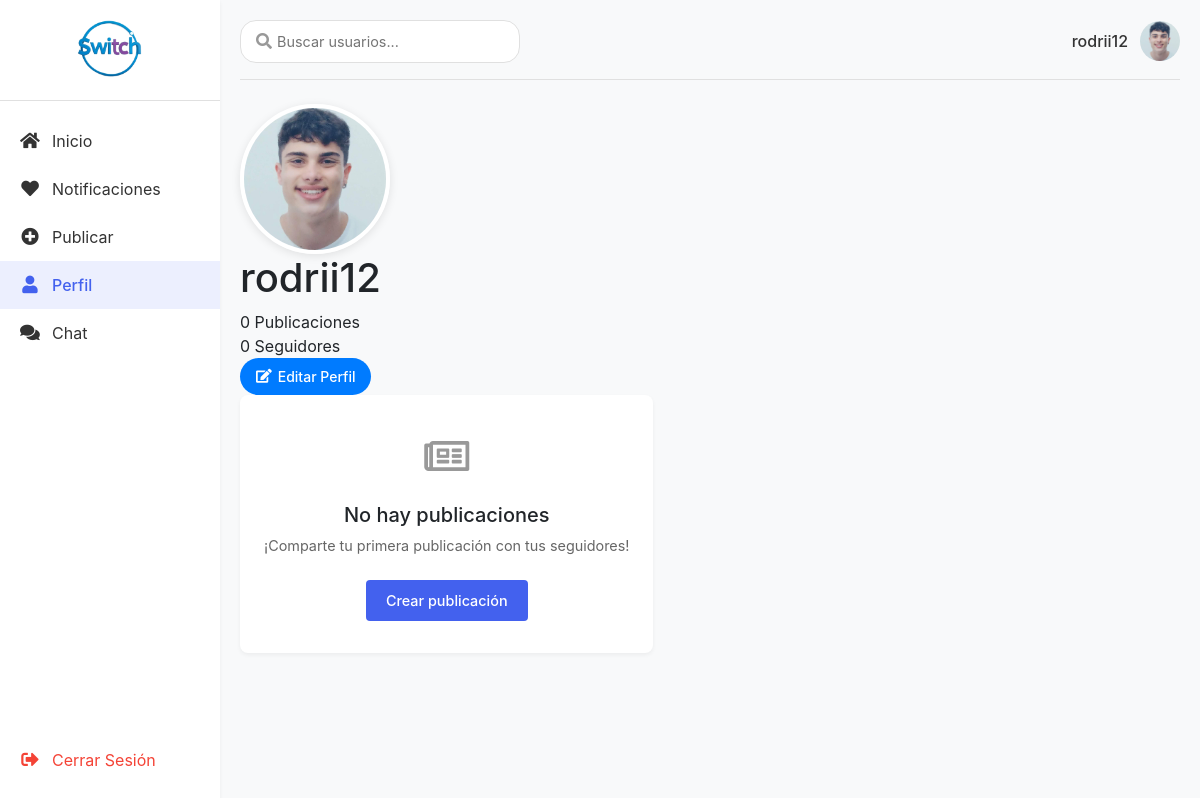
Before: /profile.php?user_id=15 (signed in) with the older database file.
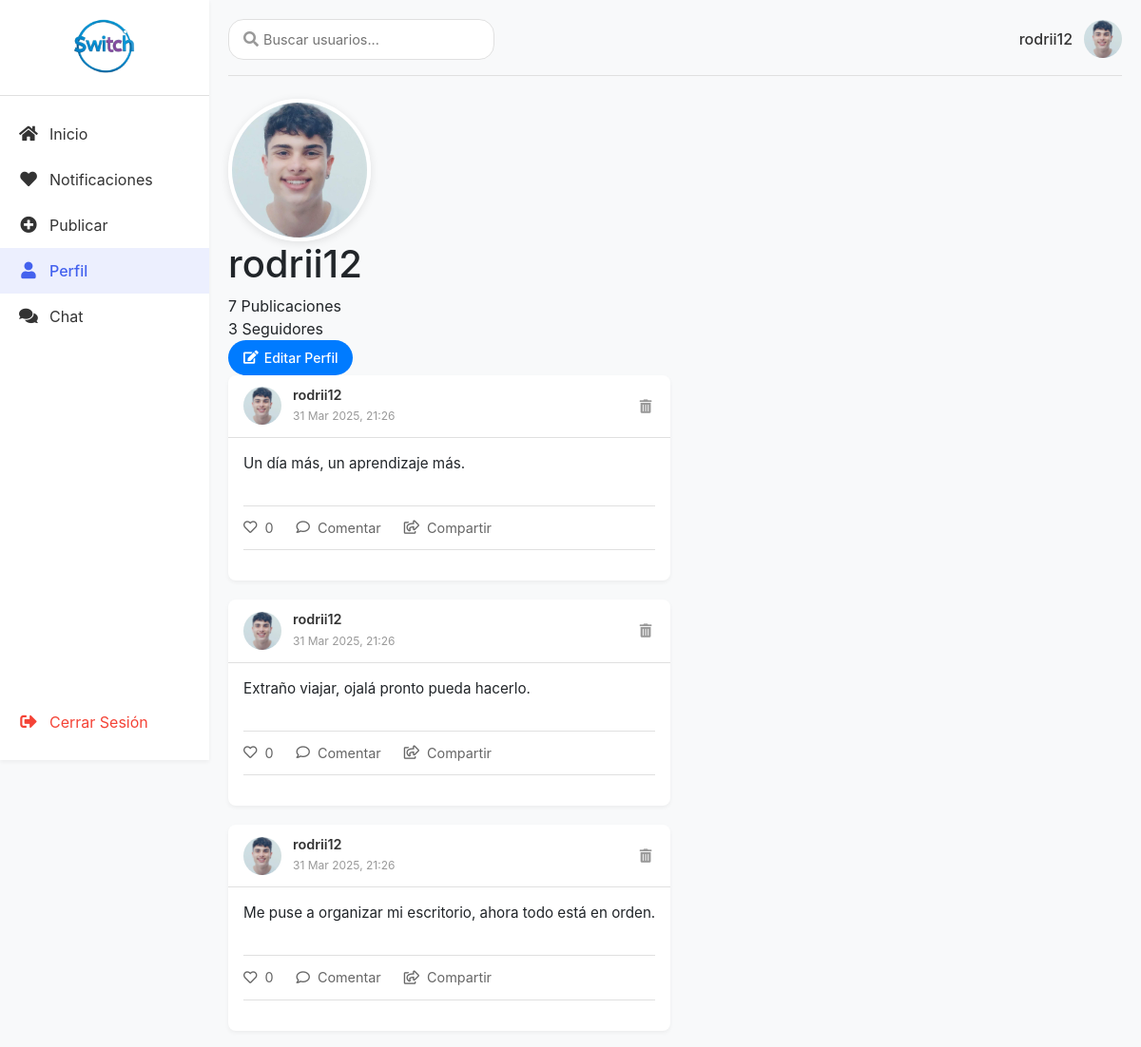
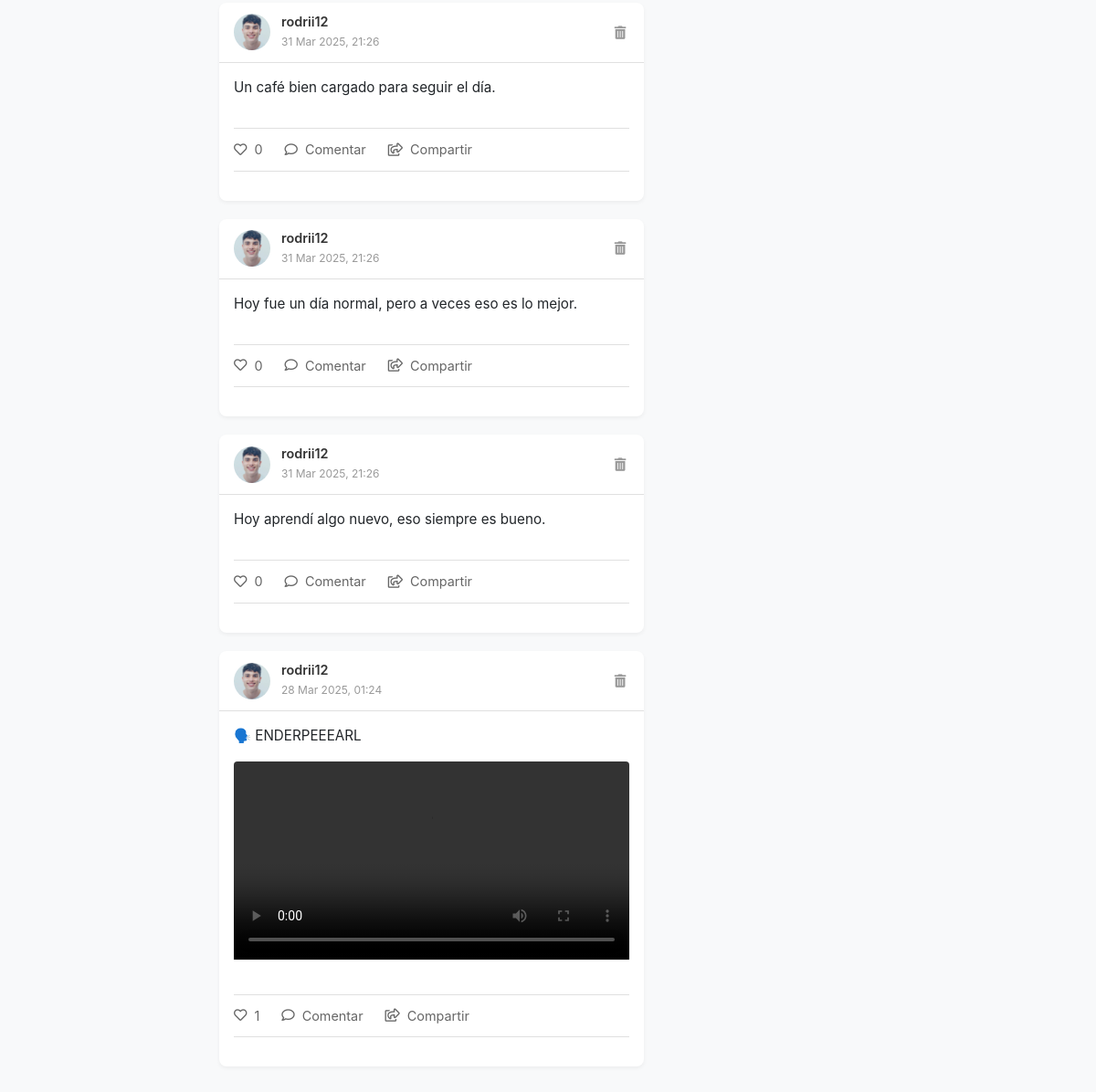
After: the same page with the newer database file (2 pictures, top to bottom).
### tables this page shows
CREATE TABLE `users` (
  `id` int(11) NOT NULL,
  `username` varchar(100) NOT NULL,
  `email` varchar(100) NOT NULL,
  `password` varchar(255) NOT NULL,
  `bio` text DEFAULT NULL,
  `profile_image` varchar(255) DEFAULT NULL,
  `created_at` timestamp NOT NULL DEFAULT current_timestamp(),
  `profile_picture` varchar(255) DEFAULT 'default_profile_picture.png'
);

CREATE TABLE `posts` (
  `id` int(11) NOT NULL,
  `user_id` int(11) DEFAULT NULL,
  `content` text DEFAULT NULL,
  `image_url` varchar(255) DEFAULT NULL,
  `video_url` varchar(255) DEFAULT NULL,
  `created_at` timestamp NOT NULL DEFAULT current_timestamp()
);

### profile.php (the view, shortened to what this page needs)
<?php
require_once 'db_connect.php';
$currentUserId = $_SESSION['user_id'];
$profileUserId = isset($_GET['user_id']) ? intval($_GET['user_id']) : $currentUserId;
$userQuery = $conn->prepare("SELECT username, profile_picture FROM users WHERE id = ?");
$userQuery->bind_param("i", $profileUserId);
$userQuery->execute();
$userData = $userQuery->get_result()->fetch_assoc();
$username = isset($userData['username']) ? htmlspecialchars($userData['username']) : 'Usuario desconocido';
$profilePicture = isset($userData['profile_picture']) ? htmlspecialchars($userData['profile_picture']) : 'default-profile.png';
$postCountQuery = $conn->prepare("SELECT COUNT(*) as total_posts FROM posts WHERE user_id = ?");
$postCountQuery->bind_param("i", $profileUserId);
$postCountQuery->execute();
$postCount = $postCountQuery->get_result()->fetch_assoc()['total_posts'];
$followersQuery = $conn->prepare("SELECT COUNT(*) as total_followers FROM friends WHERE friend_id = ? AND status = 'accepted'");
$followersQuery->bind_param("i", $profileUserId);
$followersQuery->execute();
$followersCount = $followersQuery->get_result()->fetch_assoc()['total_followers'];
$postsQuery = $conn->prepare("SELECT id, user_id, content, image_url, video_url, created_at FROM posts WHERE user_id = ? ORDER BY created_at DESC");
$postsQuery->bind_param("i", $profileUserId);
$postsQuery->execute();
$postsResult = $postsQuery->get_result();
?>
<!DOCTYPE html>
<html lang="es">
<head>
    <link rel="stylesheet" href="styles.css">
    <link rel="stylesheet" href="https://maxcdn.bootstrapcdn.com/bootstrap/4.5.2/css/bootstrap.min.css">
    <link rel="stylesheet" href="https://cdnjs.cloudflare.com/ajax/libs/font-awesome/5.15.3/css/all.min.css">
</head>
<body>
    <div class="dashboard-container">
        <nav class="sidebar">
            <div class="sidebar-header">
                <img src="logo.png" alt="Switch Logo" class="sidebar-logo">
            </div>
            <div class="sidebar-menu">
                <a href="dashboard.php" class="sidebar-item">
                    <i class="fas fa-home"></i>
                    <span>Inicio</span>
                </a>
                <a href="feed.php" class="sidebar-item">
                    <i class="fas fa-heart"></i>
                    <span>Notificaciones</span>
                </a>
                <a href="upload.php" class="sidebar-item">
                    <i class="fas fa-plus-circle"></i>
                    <span>Publicar</span>
                </a>
                <a href="profile.php" class="sidebar-item active">
                    <i class="fas fa-user"></i>
                    <span>Perfil</span>
                </a>
                <a href="#" id="chatButton" class="sidebar-item chat-button">
                    <i class="fas fa-comments"></i>
                    <span>Chat</span>
                </a>
                <a href="logout.php" class="sidebar-item logout">
                    <i class="fas fa-sign-out-alt"></i>
                    <span>Cerrar Sesión</span>
                </a>
            </div>
        </nav>
        <div class="main-content">
            <header class="dashboard-header">
                <div class="search-container">
                    <i class="fas fa-search search-icon"></i>
                    <input type="text" id="searchInput" placeholder="Buscar usuarios..." onkeyup="searchUsers()">
                </div>
                <div class="user-info">
    <a href="profile.php?user_id=<?= $currentUserId ?>" class="user-profile">
        <?php
        $currentUserQuery = $conn->prepare("SELECT username, profile_picture FROM users WHERE id = ?");
        $currentUserQuery->bind_param("i", $currentUserId);
        $currentUserQuery->execute();
        $currentUserData = $currentUserQuery->get_result()->fetch_assoc();
        ?>
        <span><?= $currentUserData['username'] ?></span>
        <img src="<?= $currentUserData['profile_picture'] ?>" alt="Perfil" class="profile-img">
    </a>
</div>
            </header>
            <div class="profile-header-container">
                <div class="profile-header">
                    <div class="profile-header-left">
                        <img src="<?= $profilePicture ?>" alt="<?= $username ?>" class="profile-header-img">
                    </div>
                    <div class="profile-header-right">
                        <div class="profile-header-info">
                            <h1 class="profile-username"><?= $username ?></h1>
                            <div class="profile-stats">
                                <div class="profile-stat">
                                    <span class="profile-stat-count"><?= $postCount ?></span>
                                    <span class="profile-stat-label">Publicaciones</span>
                                </div>
                                <div class="profile-stat">
                                    <span class="profile-stat-count"><?= $followersCount ?></span>
                                    <span class="profile-stat-label">Seguidores</span>
                                </div>
                            </div>
                        </div>
                        <div class="profile-actions">
    <?php if ($profileUserId == $currentUserId): ?>
        <a href="edit_profile.php" class="profile-action-btn btn-primary">
            <i class="fas fa-edit"></i> Editar Perfil
        </a>
    <?php endif; ?>
</div>
                    </div>
                </div>
            </div>
            <div class="content-area">
                <div class="posts-section">
                    <?php if ($postsResult->num_rows > 0): ?>
                        <?php while ($post = $postsResult->fetch_assoc()):
                            $likeCountQuery = $conn->prepare("SELECT COUNT(*) AS like_count FROM likes WHERE post_id = ?");
                            $likeCountQuery->bind_param("i", $post['id']);
                            $likeCountQuery->execute();
                            $likeCount = $likeCountQuery->get_result()->fetch_assoc()['like_count'];
                            $likeCheckQuery = $conn->prepare("SELECT id FROM likes WHERE user_id = ? AND post_id = ?");
                            $likeCheckQuery->bind_param("ii", $currentUserId, $post['id']);
                            $likeCheckQuery->execute();
                            $likeCheckResult = $likeCheckQuery->get_result();
                            $hasLiked = $likeCheckResult->num_rows > 0;
                        ?>
                            <div class="post-card">
                                <div class="post-header">
                                    <a href="profile.php?user_id=<?= $post['user_id'] ?>" class="post-author">
                                        <img src="<?= $profilePicture ?>" alt="<?= $username ?>" class="post-author-img">
                                        <div class="post-author-info">
                                            <h4><?= $username ?></h4>
                                            <span class="post-date"><?= date('d M Y, H:i', strtotime($post['created_at'])) ?></span>
                                        </div>
                                    </a>
                                    <?php if ($post['user_id'] == $currentUserId): ?>
                                        <div class="post-actions">
                                            <button class="post-action-btn" onclick="confirmDelete(<?= $post['id'] ?>)">
                                                <i class="fas fa-trash-alt"></i>
                                            </button>
                                        </div>
                                    <?php endif; ?>
                                </div>
                                <div class="post-content" onclick="window.location.href='post.php?id=<?= $post['id'] ?>';" style="cursor: pointer;">
                                    <p><?= $post['content'] ?></p>
                                    <?php if (!empty($post['video_url'])): ?>
                                        <div class="post-media">
                                            <video controls class="post-video">
                                                <source src="<?= htmlspecialchars($post['video_url'], ENT_QUOTES) ?>" type="video/mp4">
                                            </video>
                                        </div>
                                    <?php endif; ?>
                                </div>
                                <div class="post-footer">
                                    <div class="post-stats">
                                        <button class="post-stat-item like-button <?= $hasLiked ? 'liked' : '' ?>" data-post-id="<?= $post['id'] ?>">
                                            <i class="<?= $hasLiked ? 'fas' : 'far' ?> fa-heart"></i>
                                            <span class="like-count"><?= $likeCount ?></span>
                                        </button>
                                        <button class="post-stat-item comment-toggle" data-post-id="<?= $post['id'] ?>">
                                            <i class="far fa-comment"></i>
                                            <span>Comentar</span>
                                        </button>
                                        <button class="post-stat-item">
                                            <i class="far fa-share-square"></i>
                                            <span>Compartir</span>
                                        </button>
                                    </div>
                                </div>
                            </div>
                        <?php endwhile; ?>
                    <?php else: ?>
                        <div class="no-posts">
                            <div class="no-posts-icon">
                                <i class="far fa-newspaper"></i>
                            </div>
                            <h3>No hay publicaciones</h3>
                            <?php if ($profileUserId == $currentUserId): ?>
                                <p>¡Comparte tu primera publicación con tus seguidores!</p>
                                <a href="upload.php" class="btn-create-post">Crear publicación</a>
                            <?php else: ?>
                                <p><?= $username ?> aún no ha compartido ninguna publicación.</p>
                            <?php endif; ?>
                        </div>
                    <?php endif; ?>
                </div>
            </div>
        </div>
    </div>
</body>
</html>

### profile.php (style rules this page uses)
.profile-img { width: 40px; height: 40px; object-fit: cover; border-radius: 50%; }
.profile-header-img { width: 150px; height: 150px; object-fit: cover; border-radius: 50%; border: 4px solid #fff; box-shadow: 0 2px 10px rgba(0,0,0,0.1); }
.post-author-img, .comment-author-img { width: 40px; height: 40px; object-fit: cover; border-radius: 50%; }
.profile-action-btn { padding: 8px 16px; border-radius: 20px; font-weight: 500; font-size: 14px; display: inline-flex; align-items: center; gap: 6px; cursor: pointer; transition: all 0.3s ease; border: none; margin-right: 10px; }
.btn-primary { background-color: #007bff; color: white; }
.post-content { transition: background-color 0.2s; }

Changed rows visible on the page:
added posts: user.profile_picture (picture), user.username "rodrii12", created_at "31 Mar 2025, 21:26", content "Un día más, un aprendizaje más.", likeCount "0"
added posts: user.profile_picture (picture), user.username "rodrii12", created_at "31 Mar 2025, 21:26", content "Extraño viajar, ojalá pronto pueda hacerlo.", likeCount "0"
added posts: user.profile_picture (picture), user.username "rodrii12", created_at "31 Mar 2025, 21:26", content "Me puse a organizar mi escritorio, ahora todo está en orden.", likeCount "0"
added posts: user.profile_picture (picture), user.username "rodrii12", created_at "31 Mar 2025, 21:26", content "Un café bien cargado para seguir el día.", likeCount "0"
added posts: user.profile_picture (picture), user.username "rodrii12", created_at "31 Mar 2025, 21:26", content "Hoy fue un día normal, pero a veces eso es lo mejor.", likeCount "0"
added posts: user.profile_picture (picture), user.username "rodrii12", created_at "31 Mar 2025, 21:26", content "Hoy aprendí algo nuevo, eso siempre es bueno.", likeCount "0"
added posts: user.profile_picture (picture), user.username "rodrii12", created_at "28 Mar 2025, 01:24", content "🗣️ ENDERPEEEARL", likeCount "1"
Other visible differences:
$postCount: "0" → "7"
$followersCount: "0" → "3"
text no longer shown: "No hay publicaciones ¡Comparte tu primera publicación con tus seguidores! Crear publicación"
